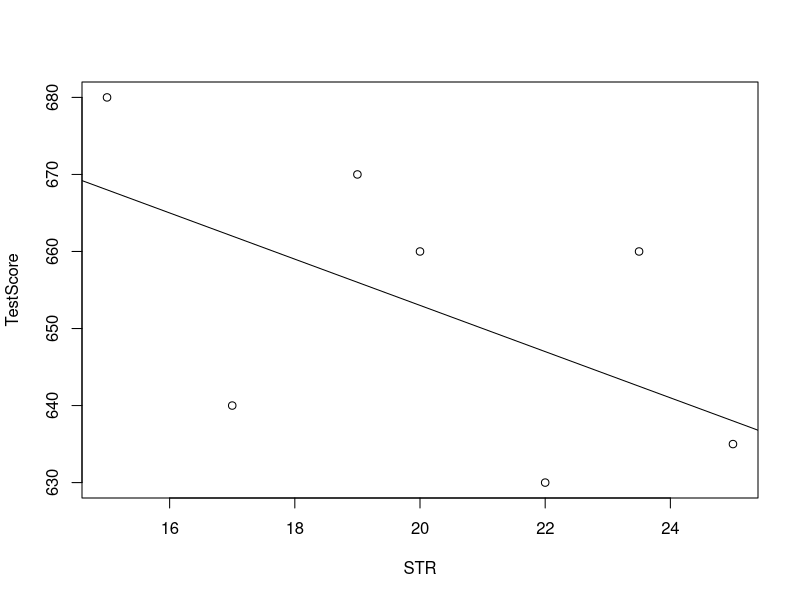
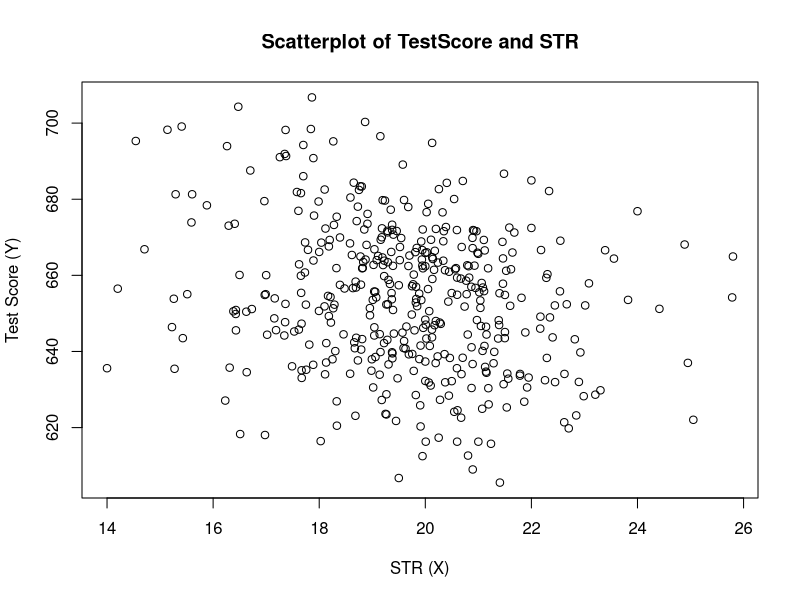
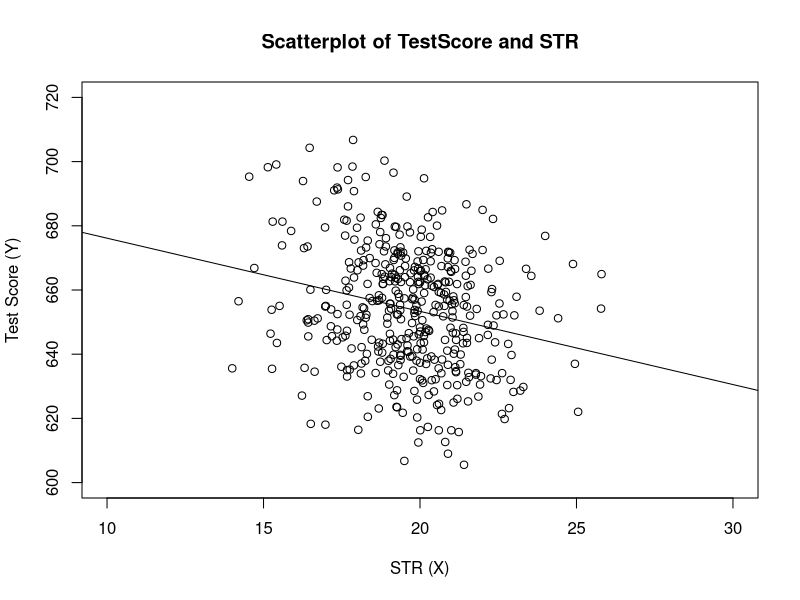
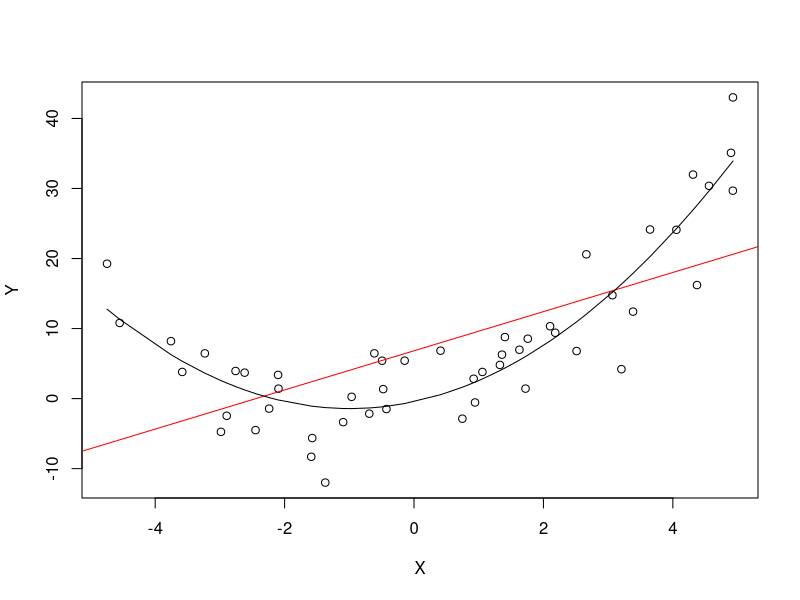
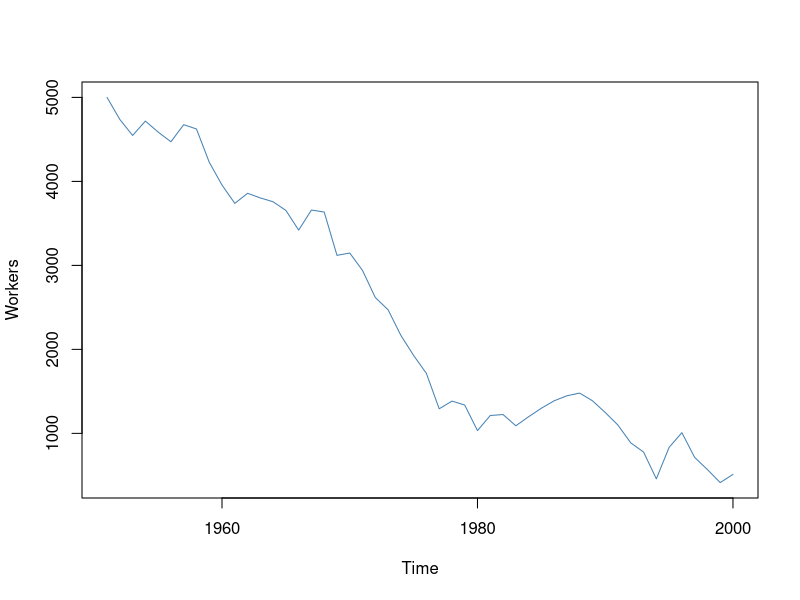
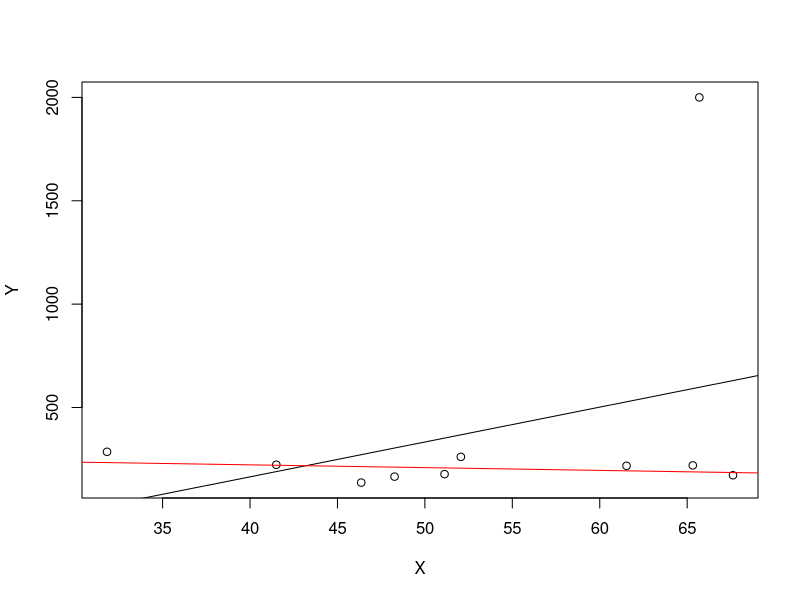
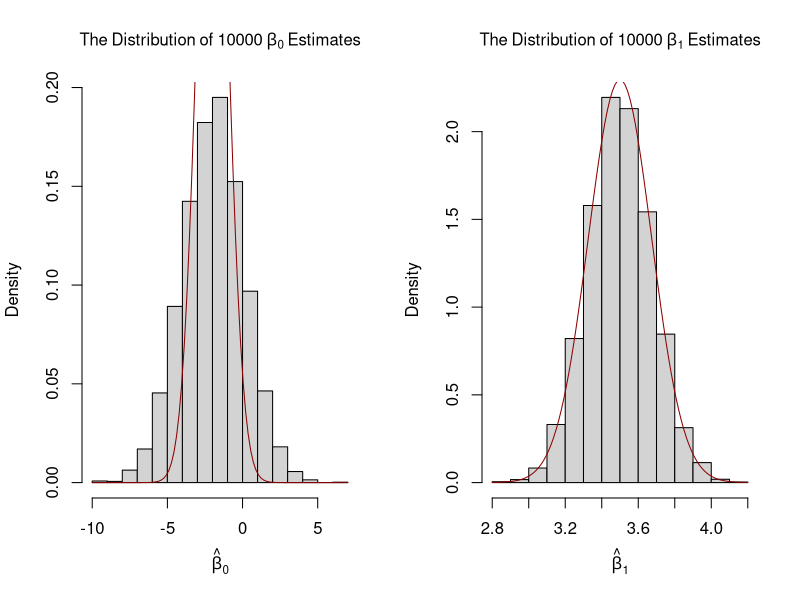
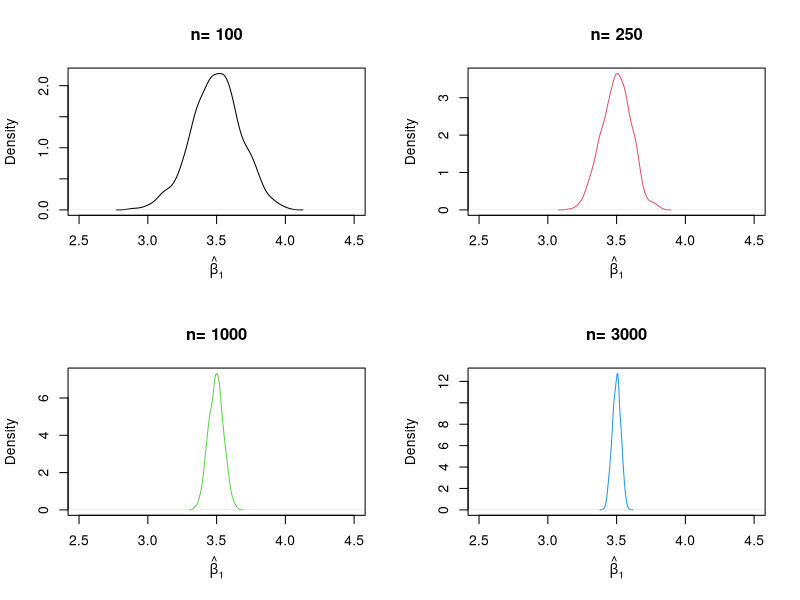

Generate these figures, in order, with R:
## ---- chunk 1
knitr::opts_chunk$set(echo = TRUE)
## ---- chunk 2
library(MASS)
library(AER)
library(tidyverse)
## ---- chunk 3
# Create sample data
STR <- c(15, 17, 19, 20, 22, 23.5, 25)
TestScore <- c(680, 640, 670, 660, 630, 660, 635) 
# create a scatterplot of the data
plot(TestScore ~ STR)
abline(a=713,b=-3)
# no relationship, where is the error?
## ---- chunk 4
# load the the data set in the workspace
data(CASchools)
# compute STR and append it to CASchools
CASchools$STR <- CASchools$students/CASchools$teachers 

# compute TestScore and append it to CASchools
CASchools$score <- (CASchools$read + CASchools$math)/2 
# compute sample averages of STR and score
avg_STR <- mean(CASchools$STR) 
avg_score <- mean(CASchools$score)

# compute sample standard deviations of STR and score
sd_STR <- sd(CASchools$STR) 
sd_score <- sd(CASchools$score)

# set up a vector of percentiles and compute the quantiles 
quantiles <- c(0.10, 0.25, 0.4, 0.5, 0.6, 0.75, 0.9)
quant_STR <- quantile(CASchools$STR, quantiles)
quant_score <- quantile(CASchools$score, quantiles)

# gather everything in a data.frame 
DistributionSummary <- data.frame(Average = c(avg_STR, avg_score), 
                                  StandardDeviation = c(sd_STR, sd_score), 
                                  quantile = rbind(quant_STR, quant_score))

# print the summary to the console
DistributionSummary %>% knitr::kable()
#Otra data
plot(score ~ STR, 
     data = CASchools,
     main = "Scatterplot of TestScore and STR", 
     xlab = "STR (X)",
     ylab = "Test Score (Y)")
#La correlacion?
cor(CASchools$STR, CASchools$score)
attach(CASchools) #Allows to use the variables contained in ddbb
# compute beta_1_hat, OLS
beta_1 <- sum((STR - mean(STR)) * (score - mean(score))) / sum((STR - mean(STR))^2)

# compute beta_0_hat
beta_0 <- mean(score) - beta_1 * mean(STR)

# print the results to the console
beta_1
beta_0
# estimate the model and assign the result to linear_model
linear_model <- lm(score ~ STR, data = CASchools)

# print the standard output of the estimated lm object to the console 
linear_model
# plot the data
plot(score ~ STR, 
     data = CASchools,
     main = "Scatterplot of TestScore and STR", 
     xlab = "STR (X)",
     ylab = "Test Score (Y)",
     xlim = c(10, 30),
     ylim = c(600, 720))

# add the regression line
abline(linear_model) 
## ---- chunk 5
# Que tan bien lo hacen mis datos
mod_summary <- summary(linear_model) #RSE-> Promedio de desviavionces entre line y valor de verdad
mod_summary
# compute R^2 manually
SSR <- sum(mod_summary$residuals^2)
TSS <- sum((score - mean(score))^2)
R2 <- 1 - SSR/TSS

# print the value to the console
R2
# compute SER manually
n <- nrow(CASchools)
SER <- sqrt(SSR / (n-2))

# print the value to the console
SER
## ---- chunk 6
#Assu.1: The Error Term has conditional mean of Zero
# set a seed to make the results reproducible
set.seed(321)

# simulate the data 
X <- runif(50, min = -5, max = 5)
u <- rnorm(50, sd = 5)  

# the true relation  
Y <- X^2 + 2 * X + u                

# estimate a simple regression model 
mod_simple <- lm(Y ~ X)

# predict using a quadratic model 
prediction <- predict(lm(Y ~ X + I(X^2)), data.frame(X = sort(X)))

# plot the results
plot(Y ~ X)
abline(mod_simple, col = "red")
lines(sort(X), prediction)

#Assu.2: Independently and Identically Distributed Data
# set seed
set.seed(123)

# generate a date vector
Date <- seq(as.Date("1951/1/1"), as.Date("2000/1/1"), "years")

# initialize the employment vector
X <- c(5000, rep(NA, length(Date)-1))

# generate time series observations with random influences
for (i in 2:length(Date)) {
  
    X[i] <- -50 + 0.98 * X[i-1] + rnorm(n = 1, sd = 200)
    
}

#plot the results
plot(x = Date, 
     y = X, 
     type = "l", 
     col = "steelblue", 
     ylab = "Workers", 
     xlab = "Time")
# Correlation between yt,yt-1, the iid is violated
#Assu. 3 Large Outliers are Unlikely 
# set seed
set.seed(123)

# generate the data
X <- sort(runif(10, min = 30, max = 70))
Y <- rnorm(10 , mean = 200, sd = 50)
Y[9] <- 2000

# fit model with outlier
fit <- lm(Y ~ X)

# fit model without outlier
fitWithoutOutlier <- lm(Y[-9] ~ X[-9])

# plot the results
plot(Y ~ X)
abline(fit)
abline(fitWithoutOutlier, col = "red")

## ---- chunk 7
# Simulation Study 1(Bias)
# simulate data
N <- 100000
X <- runif(N, min = 0, max = 20)
u <- rnorm(N, sd = 10)

# population regression
Y <- -2 + 3.5 * X + u
population <- data.frame(X, Y)

#set sample size
n<-100
# compute the carianza of beta_hat_0
H_i <- 1-mean(X)/mean(X^2)*X
var_b0<- var(H_i*u)/(n*mean(H_i^2))
var_b1<- var((X- mean(X))*u)/(100*var(X)^2)
print(c(var_b1,var_b0))
# set repetitions and sample size
n <- 100
reps <- 10000

# initialize the matrix of outcomes
fit <- matrix(ncol = 2, nrow = reps)

# loop sampling and estimation of the coefficients
for (i in 1:reps){
 sample<- population[sample(1:N,n),]
 fit[i,] <- lm(Y ~ X, data = sample)$coefficients
}

# divide plotting area as 1-by-2 array
par(mfrow = c(1, 2))

# plot histograms of beta_0 estimates
hist(fit[, 1],
     cex.main = 1,
     main = bquote(The ~ Distribution  ~ of ~ 10000 ~ beta[0] ~ Estimates), 
     xlab = bquote(hat(beta)[0]), 
     freq = F)

# add true distribution to plot
curve(dnorm(x, 
            -2, 
            sqrt(var_b0)), 
      add = T, 
      col = "darkred")

# plot histograms of beta_hat_1 
hist(fit[, 2],
    cex.main = 1,
     main = bquote(The ~ Distribution  ~ of ~ 10000 ~ beta[1] ~ Estimates), 
     xlab = bquote(hat(beta)[1]), 
     freq = F)

# add true distribution to plot
curve(dnorm(x, 
            3.5, 
            sqrt(var_b1)), 
      add = T, 
      col = "darkred")

#Simulation study 2(consistency)
set.seed(1)
# set repetitions and the vector of samples sizes
reps<-1000
n<-c(100,250,1000,3000)
# initialize the matrix of outcomes
fit <-matrix(ncol=2,nrow=reps)
#divide the plot panel in a 2-by-2 array
par(mfrow=c(2,2))
#Loop sampling and plotting
for (j in 1: length(n)){
  for(i in 1:reps){
    sample<-population[sample(1:N,n[j]),]
    fit[i,]<-lm(Y ~ X, data=sample)$coefficients
  }
  plot(density(fit[ ,2]), xlim=c(2.5, 4.5), 
       col = j, 
       main = paste("n=",n[j]), 
       xlab = bquote(hat(beta)[1]))  
}
#Simulation study 3(Eficiency)
library(MASS)
# set seed for reproducibility
set.seed(4)

# simulate bivarite normal data
bvndata <- mvrnorm(100, 
                mu = c(5, 5), 
                Sigma = cbind(c(5, 4), c(4, 5))) 

# assign column names / convert to data.frame
colnames(bvndata) <- c("X", "Y")
bvndata <- as.data.frame(bvndata)

# subset the data
set1 <- subset(bvndata, abs(mean(X) - X) > 1)
set2 <- subset(bvndata, abs(mean(X) - X) <= 1)

# plot both data sets
plot(set1, 
     xlab = "X", 
     ylab = "Y", 
     pch = 19)

points(set2, 
       col = "steelblue", 
       pch = 19)
# estimate both regression lines
lm_set1 <- lm(Y ~ X, data = set1)
lm_set2 <- lm(Y ~ X, data = set2)

# plot observations
plot(set1, xlab = "X", ylab = "Y", pch = 19)
points(set2, col = "steelblue", pch = 19)

# add both lines to the plot
abline(lm_set1, col = "green")
abline(lm_set2, col = "red")
#Demostrate why we want more variance in X, there is more information
